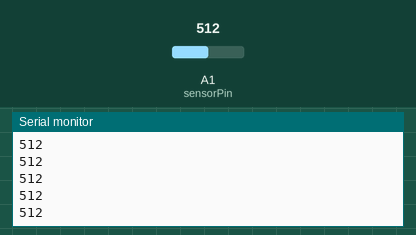
This sketch was run on a simulated Arduino Uno, built with avr-gcc and run on an emulated ATmega328P. On the bench: the last lines printed to the serial monitor. Inputs (shaded band) come from the test bench; at power-on: A1 (sensorPin) = 512.

Above: at 1.2 s.
1.3 s: A1 (sensorPin) set to 716
At 1.8 s:
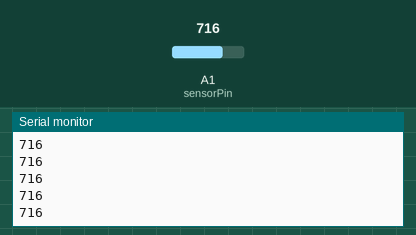
2.8 s: A1 (sensorPin) set to 900
At 3.5 s:
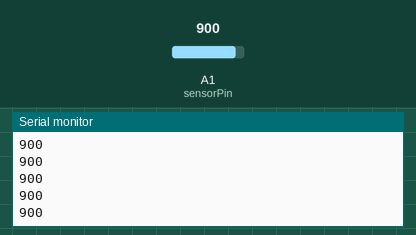
Timing chart, 0 to 5.8 s (numbered marks = the images above; inputs shaded):
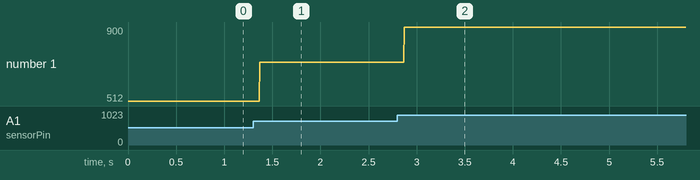

The sketch:

readSensorValues.ino
```cpp
/*
 Reading Sensor Values

 This sketch reads the data coming in from the sensor and prints it to the serial
 monitor. This is extremely helpful to debug or find the range of values you
 want to use.

 */

int sensorPin = A1;    // select the input pin for the sensor
int sensorValue;  // variable to store the value coming from the sensor


void setup() {
  pinMode(sensorPin, INPUT_PULLUP);
  Serial.begin(9600);
}

void loop() {
  // read the value from the sensor:
  sensorValue = analogRead(sensorPin);

  //Print the value to the Serial monitor
  Serial.println(sensorValue);

  /*
  if(sensorValue < 700){
    //Mouse.move(1,0);
  } else {
    //Mouse.move(0,0);
  }
  */
}
```

Measured:
- after the input at 1.3 s, the serial monitor: prints a new line after 0.07 s (image 1)
- after the input at 2.8 s, the serial monitor: prints a new line after 0.07 s (image 2)
- plotted number 1: 512 → 716 after the input at 1.3 s, 716 → 900 after the input at 2.8 s
